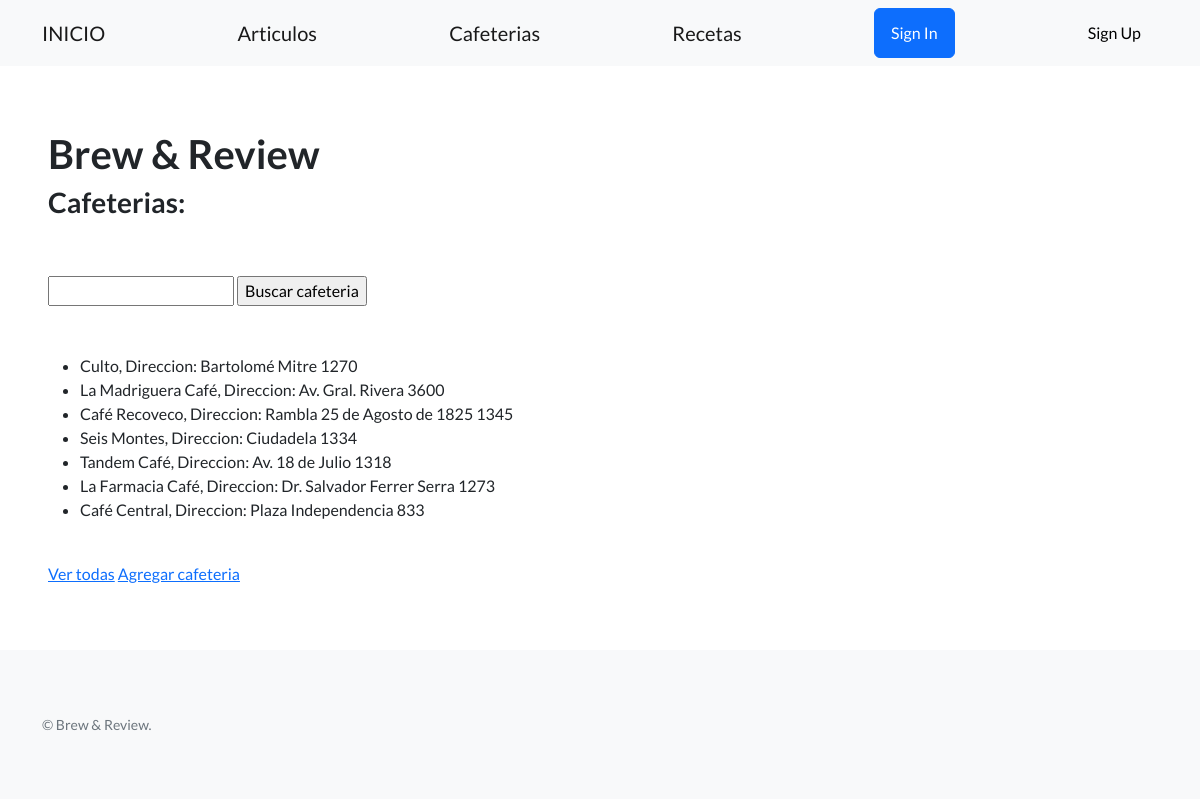
Screenshot of /blog/cafeterias/ with the database file from the repository.
### blog/models.py (models this page shows)
class Cafeterias(models.Model):
    nombre = models.CharField(max_length=64)
    direccion = models.CharField(max_length=1024)
    def __str__(self):
        return f'{self.nombre}, Direccion: {self.direccion}'

### blog/views.py (the view)
# urls.py: path('cafeterias/', lista_cafeterias, name='lista_cafeterias'),
def lista_cafeterias(request):
    contexto = {
        'cafeterias':Cafeterias.objects.all()
    }
    http_response = render(
        request=request,
        template_name='blog/cafeterias.html',
        context=contexto,
    )
    return http_response

### blog/templates/blog/cafeterias.html (shortened to what this page needs)
{% extends "base.html" %}
{% block contenido %}
<h1>Brew & Review</h1>
<h3>Cafeterias:</h3>
<br><br>
<form action="{% url 'buscar_cafeteria' %}" method="post">
    <input type="text" name="busqueda">
    <input type="submit" value="Buscar cafeteria">
</form>
<br><br>
<ul>
    {% for c in cafeterias%}
    <li>{{c}}</li>
    {%endfor%}
</ul>
<br>
<a href="{% url 'lista_cafeterias' %}">Ver todas</a>
<a href="{% url 'crear_cafeteria' %}">Agregar cafeteria</a>
{% endblock contenido %}

### rows the page displays
Cafeterias: nombre+direccion "Culto, Direccion: Bartolomé Mitre 1270"
Cafeterias: nombre+direccion "La Madriguera Café, Direccion: Av. Gral. Rivera 3600"
Cafeterias: nombre+direccion "Café Recoveco, Direccion: Rambla 25 de Agosto de 1825 1345"
Cafeterias: nombre+direccion "Seis Montes, Direccion: Ciudadela 1334"
Cafeterias: nombre+direccion "Tandem Café, Direccion: Av. 18 de Julio 1318"
Cafeterias: nombre+direccion "La Farmacia Café, Direccion: Dr. Salvador Ferrer Serra 1273"
Cafeterias: nombre+direccion "Café Central, Direccion: Plaza Independencia 833"
